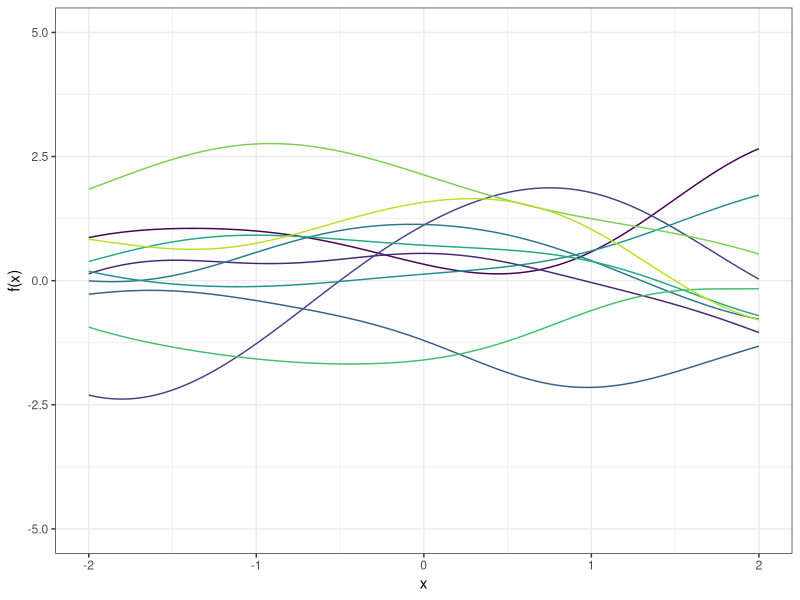
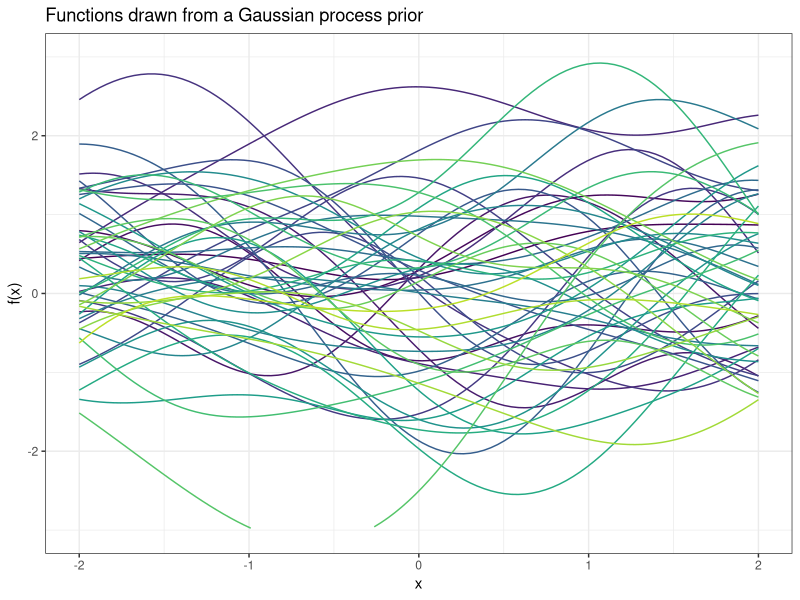
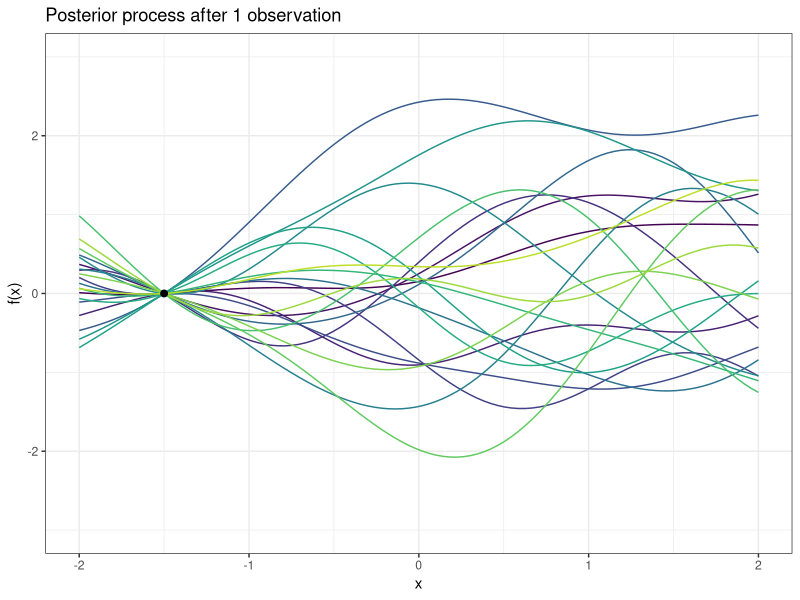
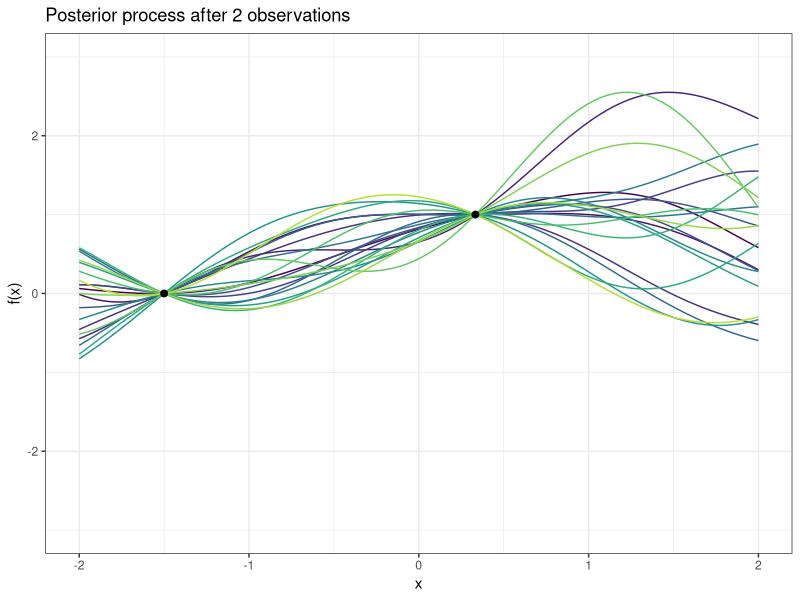
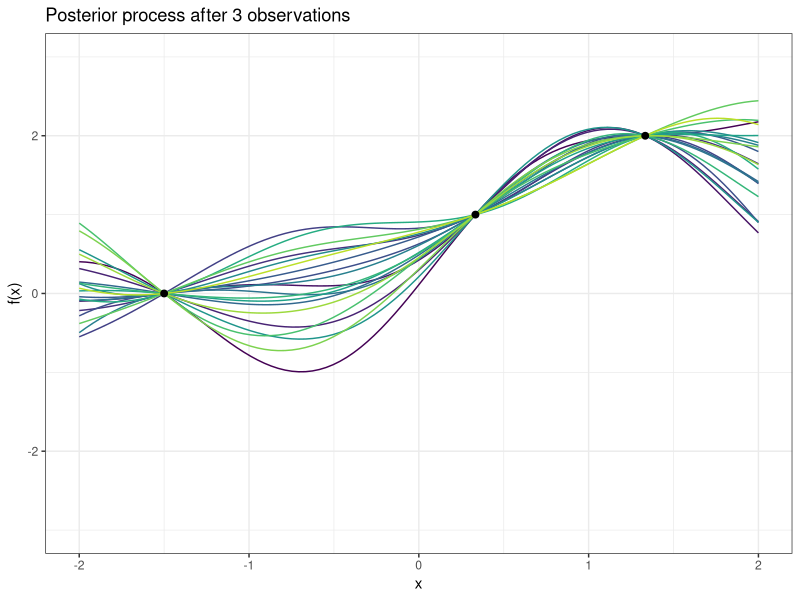
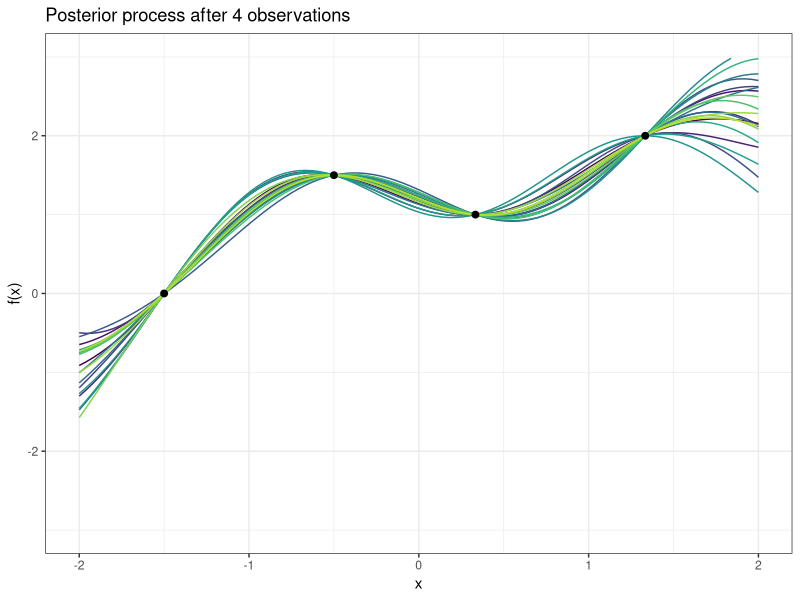
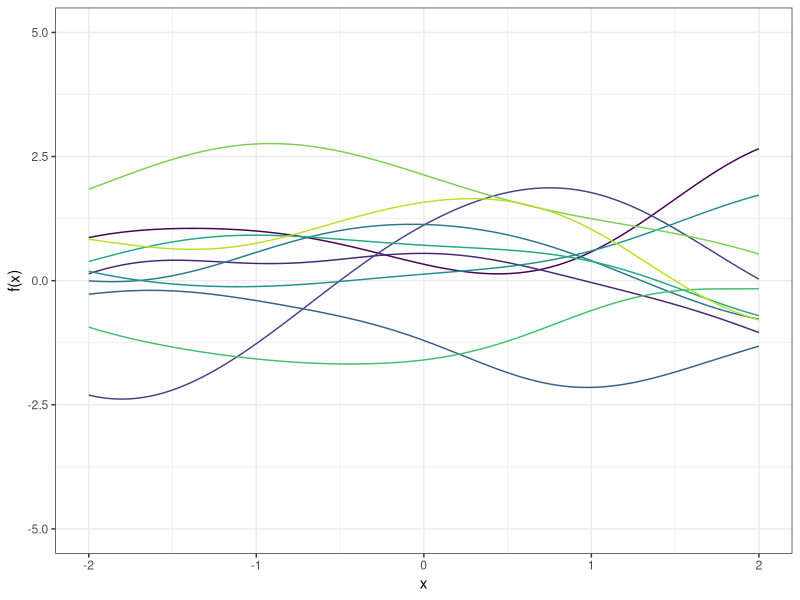

Reproduce these figures in R, in order.


library(knitr)
library(ggplot2)
library(gridExtra)
library(reshape2)
library(kernlab)
library(mvtnorm)
library(viridis)

########################## Functions drawn from a Gaussian process prior
squared.exp <- function(x1, x2, l = 1) {
  
  D <- as.matrix(dist(c(x1, x2), method = "euclidean"))
  
  K <- exp(-1 / 2 * D^2 / l^2)
  
  return(K)
}

set.seed(131317)
n <- 100
x <- seq(-2, 2, length.out = n)
x.obs <- c(-1.5, 1/3, 4/3, -0.5)
y.obs <- c(0, 1, 2, 1.5)

K <- squared.exp(x, x.obs)
K.xx <- K[(n + 1):nrow(K), (n + 1):nrow(K)]
K.xxs <- K[1:n, (n + 1):nrow(K)]
K.xsxs <- K[1:n, 1:n]

df <- data.frame(x = x)

# Drawing from Gaussian process Prior
for (i in 1:50) {
  df[, i + 1] <- as.vector(mvtnorm::rmvnorm(1, sigma = K.xsxs))
}

df.m <- melt(df, id.vars = "x")

p1 <- ggplot(data = df.m, aes(x = x, y = value, colour = variable)) +
  geom_line() +
  theme_bw() +
  xlab("x") +
  ylab("f(x)") +
  ylim(c(-3, 3)) +
  theme(legend.position = "none") +
  ggtitle("Functions drawn from a Gaussian process prior") +
  scale_color_viridis(end=0.9, discrete = TRUE)

ggsave("../figure/gp_sample/1_1.pdf", width = 6, height = 4)

##############################################

set.seed(131317)
p.list <- list()

for (j in 1:length(x.obs)) {
  # Update of posterior 
  m.post <- K.xxs[, 1:j] %*% solve(K.xx[1:j, 1:j]) %*% y.obs[1:j]
  K.post <- K.xsxs - K.xxs[ , 1:j] %*% solve(K.xx[1:j, 1:j]) %*% t(K.xxs[, 1:j])
  
  df <- data.frame(x = x)
  
  for (i in 1:20) {
    df[, i + 1] <- as.vector(mvtnorm::rmvnorm(1, m.post, sigma = K.post))
  }
  
  df.m <- melt(df, id.vars = "x")
  
  p.list[[j]] <- ggplot() +
    geom_line(data = df.m, aes(x = x, y = value, colour = variable)) +
    geom_point(data = data.frame(x = x.obs[1:j], y = y.obs[1:j]),
               aes(x = x, y = y),
               size = 2) +
    xlab("x") +
    ylab("f(x)") +
    ylim(c(-3, 3)) +
    theme_bw() +
    theme(legend.position = "none") +
    ggtitle(paste0("Posterior process after ", j, " observation", ifelse(j == 1, "", "s"))) +
    scale_color_viridis(end = 0.9, discrete = TRUE)
  
  ggsave(paste0("../figure/gp_sample/2_", j, ".pdf"), width = 6, height = 4)
}

###############################################
##### 10 different samples

# n <- 3
# x <- c(1, 2, 5)
#
# K <- matrix(0, n, n)
#
# for (i in 1:n) {
#   for (j in 1:n) {
#     K[i, j] <- exp(- 1/2 * (abs(x[i] - x[j]))^2)
#     # K[i, j] = t(x[i]) %*% x[j] # linear kernel
#   }
# }
#
# df <- data.frame(x = x)
# df$y <- as.vector(rmvnorm(1, sigma = K))
#
# p <- ggplot(data = df, aes(x = x, y = y)) + geom_line() + theme_bw()
# p <- p + xlab("x") + ylab("f(x)")
# p

################################################

set.seed(1221)
n <- 100

x <- seq(-2, 2, length.out = n)
K <- matrix(0, n, n)

for (i in 1:n) {
  for (j in 1:n) {
    K[i, j] <- exp(- 1/2 * (abs(x[i] - x[j]))^2)
    # K[i, j] = t(x[i]) %*% x[j] # linear kernel
  }
}

df <- data.frame(x = x)

for (i in 1:10) {
  df[, i + 1] <- as.vector(mvtnorm::rmvnorm(1, sigma = K))
}

df.m <- melt(df, id.vars = "x")

p <- ggplot(data = df.m, aes(x = x, y = value, colour = variable)) +
  geom_line() +
  theme_bw() +
  xlab("x") +
  ylab("f(x)") +
  ylim(c(-5, 5)) +
  theme(legend.position = "none") +
  scale_color_viridis(end=0.9, discrete = TRUE)
p

ggsave(filename = "../figure/gp_sample/different_samples.pdf",
       plot = p, width = 6, height = 2)
